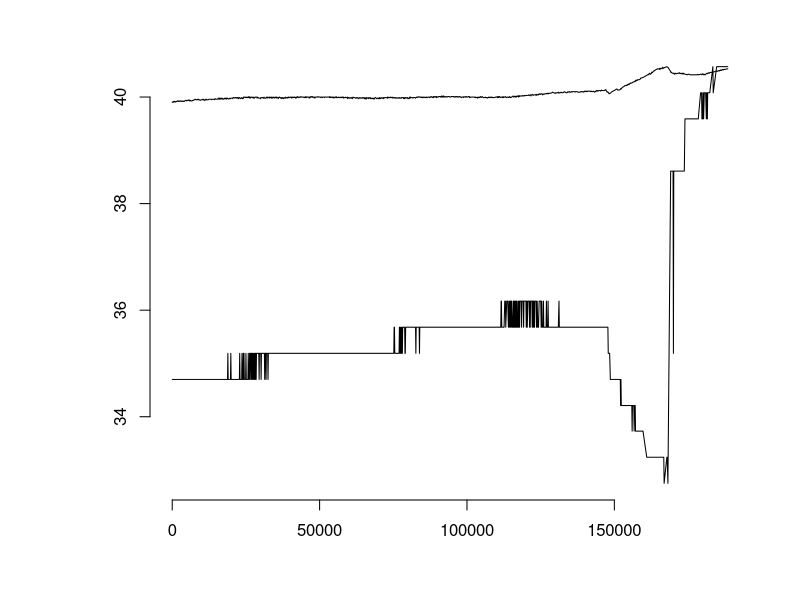
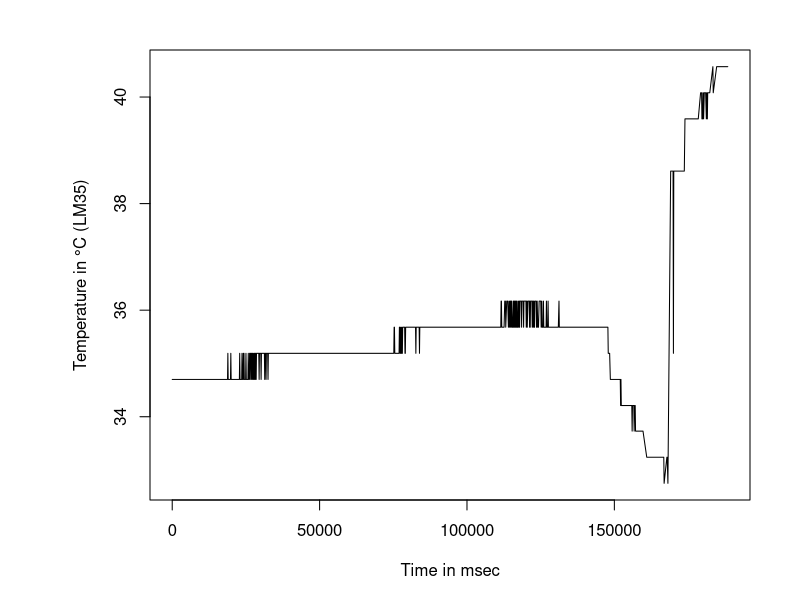
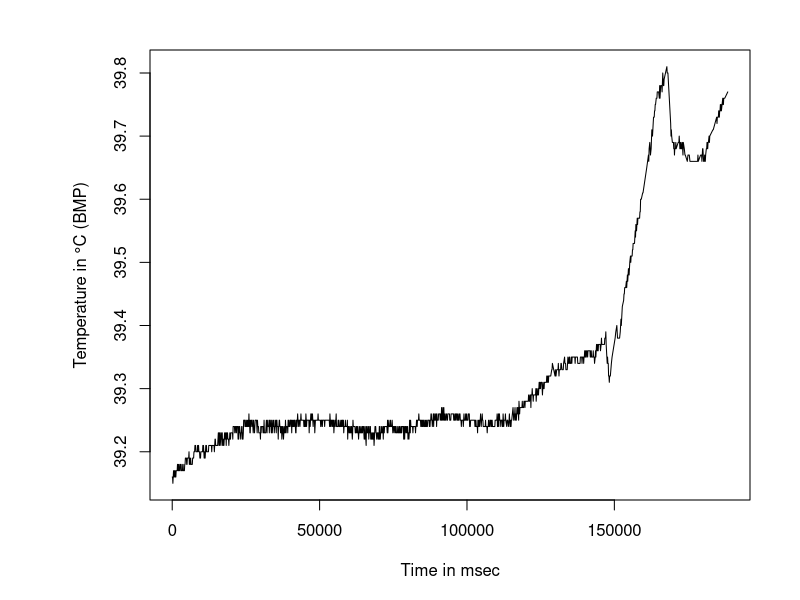
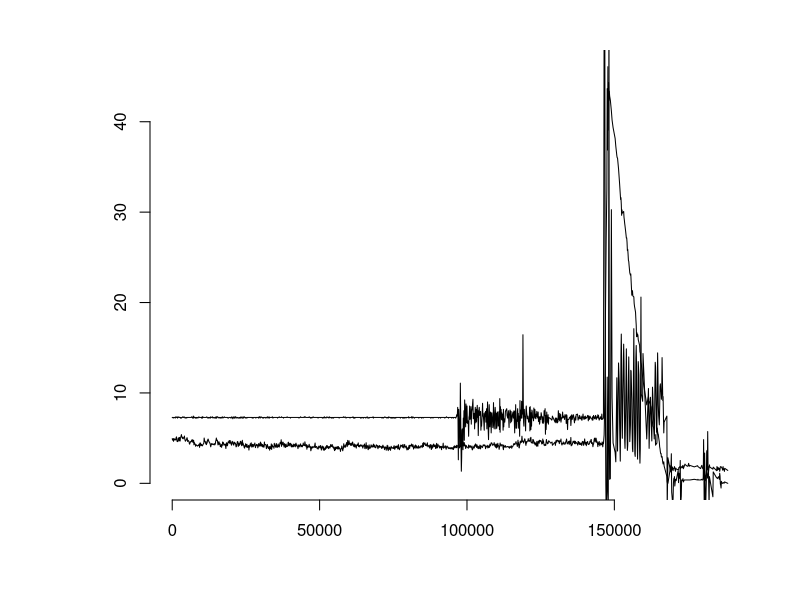
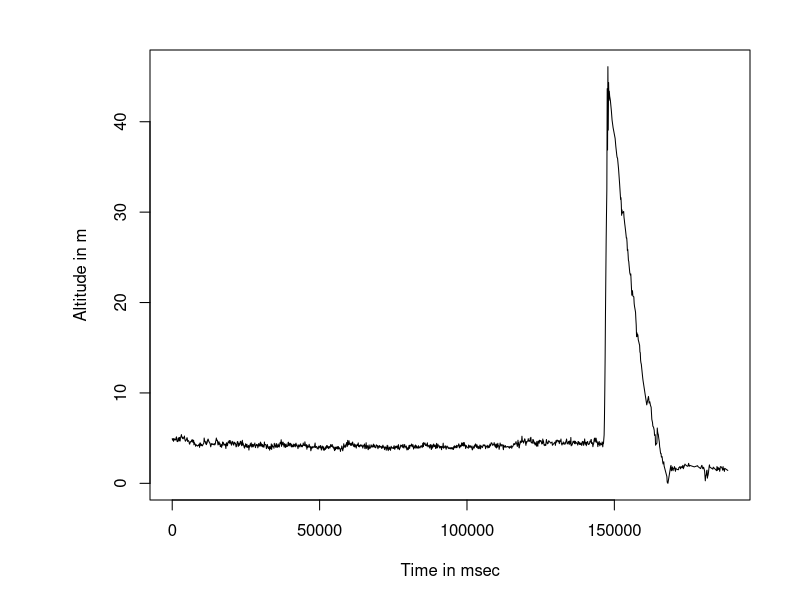
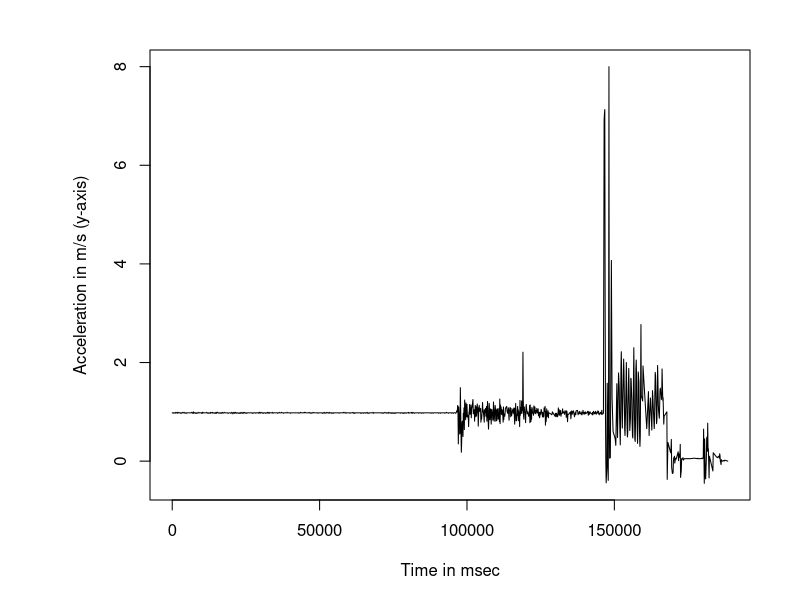

These figures' R source, in order:
#!/usr/bin/env Rscript

if (length(args)==1) {
    custom_start = TRUE
    #stop("At least one argument must be supplied (name of folder).n", call.=FALSE)
} else {
    custom_start = FALSE
}

dataset <- read.csv("capture.csv", sep=";", header=FALSE)

#           1       2           3           4           5           6           7       8       9           10      11          12
#labels = c("time", "TempLM35", "TempBMP", "Pressure", "Altitude", "TempMPU", "Acc.x", "Acc.y", "Acc.z", "Gyro.x", "Gyro.y", "Gyro.z")

time <- dataset$V1 - min(dataset$V1)

png(filename="temperature_relation.png", 
    type="cairo",
    units="in", 
    width=25,
    height=8, 
    pointsize=23, 
    res=96)
par(mai=c(1,1.5,0.5,0.5),omi=c(0,0,0,0))
plot(x=time,y=dataset$V2,type="l", xaxt="n", yaxt="n", xlab="", ylab="", bty="n")
axis(side=1, col="black", lty="solid")
axis(side=2, col="black", lty="solid")
zfactor <- max(abs(dataset$V2))/max(abs(dataset$V3))
zskal <- zfactor * dataset$V3
lines(x=time, y=zskal)
dev.off()

png(filename="temperature_LM35.png", 
    type="cairo",
    units="in", 
    width=25,
    height=8, 
    pointsize=23, 
    res=96)
par(mai=c(1,1.5,0.5,0.5),omi=c(0,0,0,0))
plot(x=time, y=dataset$V2, type="l", ylab="Temperature in °C (LM35)", xlab="Time in msec")
dev.off()

png(filename="temperature_BMP.png", 
    type="cairo",
    units="in", 
    width=25,
    height=8, 
    pointsize=23, 
    res=96)
par(mai=c(1,1.5,0.5,0.5),omi=c(0,0,0,0))
plot(x=time, y=dataset$V3, type="l", ylab="Temperature in °C (BMP)", xlab="Time in msec")
dev.off()

png(filename="altitude_accel_relation.png", 
    type="cairo",
    units="in", 
    width=25,
    height=8, 
    pointsize=23, 
    res=96)
par(mai=c(1,1.5,0.5,0.5),omi=c(0,0,0,0))
plot(x=time,y=(dataset$V5-min(dataset$V5)),type="l", xaxt="n", yaxt="n", xlab="", ylab="", bty="n")
axis(side=1, col="black", lty="solid")
axis(side=2, col="black", lty="solid", at=seq(0, max(dataset$V5-min(dataset$V5)), 10))
zfactor <- max(abs(dataset$V5))/max(abs(dataset$V8))
zskal <- (zfactor * dataset$V8)
lines(x=time, y=zskal)
dev.off()

png(filename="altitude.png", 
    type="cairo",
    units="in", 
    width=25,
    height=8, 
    pointsize=23, 
    res=96)
par(mai=c(1,1.5,0.5,0.5),omi=c(0,0,0,0))
plot(x=time, y=(dataset$V5-min(dataset$V5)), type="l", ylab="Altitude in m", xlab="Time in msec")
dev.off()

png(filename="acceleration.png", 
    type="cairo",
    units="in", 
    width=25,
    height=8, 
    pointsize=23, 
    res=96)
par(mai=c(1,1.5,0.5,0.5),omi=c(0,0,0,0))
plot(x=time, y=dataset$V8, type="l", ylab="Acceleration in m/s (y-axis)", xlab="Time in msec")
dev.off()
